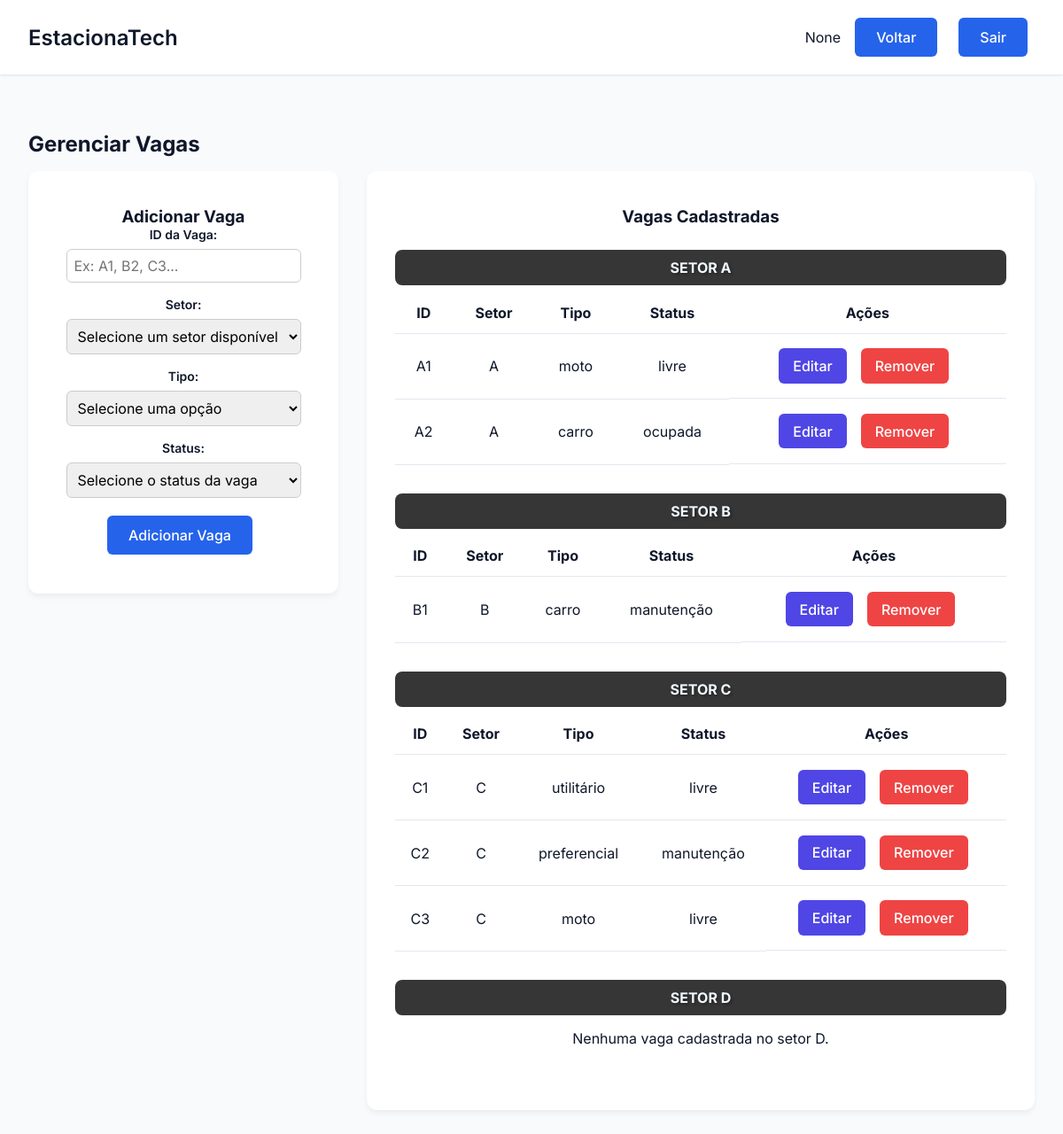
/vaga/config_vagas, run on the app's committed database.
### tables this page shows
CREATE TABLE Setor (
        id_setor TEXT PRIMARY KEY,
        n_vagas INTEGER NOT NULL
    );

CREATE TABLE "Vaga" (
        id_vaga TEXT PRIMARY KEY,
        setor TEXT NOT NULL,
        tipo TEXT NOT NULL CHECK (tipo IN ('carro', 'moto', 'utilitário', 'preferencial')),
        status TEXT NOT NULL CHECK (status IN ('livre', 'ocupada', 'reservada', 'manutenção')),
        FOREIGN KEY (setor) REFERENCES Setor(id_setor)
    );

### EstacionaTech/routes/vaga_routes.py (the view)
@vaga_bp.route('/config_vagas')
def config_vagas():
    vagas = VagaController.listar_vagas()
    setores = SetorController.listar_setores()
    print(setores)
    return render_template('config_vagas.html', vagas=vagas, setores=setores)

### EstacionaTech/controllers/setor_controller.py (called while the page is built)
    @staticmethod
    def listar_setores():
        setores = Setor.listar_todos()
        return setores

### EstacionaTech/controllers/vaga_controller.py (called while the page is built)
    @staticmethod
    def listar_vagas():
        vagas= Vaga.listar_todas()
        return vagas

### EstacionaTech/database/database.py (called while the page is built)
def conectar():
    diretorio_db = "EstacionaTech/database"
    if not os.path.exists(diretorio_db):
        os.makedirs(diretorio_db)  # Criar diretório caso não exista
    return sqlite3.connect(f"{diretorio_db}/estacionatech.db")

### EstacionaTech/models/setor.py (called while the page is built)
    def listar_todos():
        conn = conectar()
        cursor = conn.cursor()
        cursor.execute("SELECT * FROM Setor ORDER BY id_setor ASC")
        setores = cursor.fetchall()
        conn.close()
        return setores

### EstacionaTech/models/vaga.py (called while the page is built)
    def listar_todas():
        conn = conectar()
        cursor = conn.cursor()
        cursor.execute("SELECT * FROM vaga ORDER BY id_vaga ASC")
        vagas = cursor.fetchall()
        conn.close()
        return vagas

### app.py (called while the page is built)
@app.before_request
def make_session_permanent():
    session.permanent = True

### EstacionaTech/templates/config_vagas.html (shortened to what this page needs)
<!DOCTYPE html>
<html lang="pt-BR">
<head>
    <link rel="stylesheet" href="{{ url_for('static', filename='css/estilo.css') }}">
    <link rel="stylesheet" href="{{ url_for('static', filename='css/vagas.css') }}">
</head>
<body>
    <div class="dashboard">
        <header class="dashboard-header">
            <nav class="dashboard-nav container">
                <h1 class="dashboard-title">EstacionaTech</h1>
                <div class="dashboard-user">
                    <span>{{ session.get('nome') }}</span>
                    <a href="{{ url_for('admin.configuracoes_admin') }}" class="btn btn-primary">Voltar</a>
                    <a href="{{ url_for('auth.logout') }}" class="btn btn-primary">Sair</a>
                </div>
            </nav>
        </header>
        <main class="dashboard-content container">
            <h2 class="section-title">Gerenciar Vagas</h2>
            <div class="dashboard-grid">
                <div class="dashboard-card-form">
                    <h3>Adicionar Vaga</h3>
                    <form action="{{ url_for('vaga.adicionar_vaga') }}" method="POST" class="form">
                        <div class="form-group">
                            <label class="form-label" for="id_vaga">ID da Vaga:</label>
                            <input class="form-input" type="text" id="id_vaga" name="id_vaga" required placeholder="Ex: A1, B2, C3...">
                        </div>
                        <div class="form-group">
                            <label class="form-label" for="setor">Setor:</label>
                            <select class="form-input" id="setor" name="setor" required>
                                <option value="" disabled selected>Selecione um setor disponível</option>
                            </select>
                        </div>
                        <div class="form-group">
                            <label class="form-label" for="tipo">Tipo:</label>
                            <select class="form-input" id="tipo" name="tipo" required>
                                <option value="" disabled selected>Selecione uma opção</option>
                            </select>
                        </div>
                        <div class="form-group">
                            <label class="form-label" for="status">Status:</label>
                            <select class="form-input" id="status" name="status" required>
                                <option value="" disabled selected>Selecione o status da vaga</option>
                            </select>
                        </div>
                        <button type="submit" class="btn btn-primary">Adicionar Vaga</button>
                    </form>
                </div>
                <div class="dashboard-card">
                    <h3 class="section-title">Vagas Cadastradas</h3>
                    <div class="setor-container">
                        {% for setor in setores|batch(2, '') %}
                        <div class="setor-row">
                            {% for s in setor %}
                                {% if s %}
                                    <div class="setor-box">
                                        <h4 class="setor-section-title">SETOR {{ s[0] }}</h4>
                                        {% set setor_vagas = vagas|selectattr('1', 'equalto', s[0])|list %}
                                        {% if setor_vagas %}
                                        <div class="table-container">
                                            <table class="table">
                                                <thead>
                                                    <tr>
                                                        <th>ID</th>
                                                        <th>Setor</th>
                                                        <th>Tipo</th>
                                                        <th>Status</th>
                                                        <th>Ações</th>
                                                    </tr>
                                                </thead>
                                                <tbody>
                                                    {% for vaga in setor_vagas %}
                                                    <tr>
                                                        <td>{{ vaga[0] }}</td>
                                                        <td>{{ vaga[1] }}</td>
                                                        <td>{{ vaga[2] }}</td>
                                                        <td>{{ vaga[3] }}</td>
                                                        <td class="actions">
                                                            <button class="btn btn-secondary" onclick="openEditModal('{{ vaga[0] }}', '{{ vaga[1] }}', '{{ vaga[2] }}', '{{ vaga[3] }}')">Editar</button>
                                                            <form action="{{ url_for('vaga.remover_vaga') }}" method="POST" class="inline-form">
                                                                <button type="submit" class="btn btn-danger" onclick="return confirm('Tem certeza que deseja remover a vaga {{ vaga[0] }}?')">Remover</button>
                                                            </form>
                                                        </td>
                                                    </tr>
                                                    {% endfor %}
                                                </tbody>
                                            </table>
                                        </div>
                                        {% else %}
                                            <p class="no-data">Nenhuma vaga cadastrada no setor {{ s[0] }}.</p>
                                        {% endif %}
                                    </div>
                                {% endif %}
                            {% endfor %}
                        </div>
                        {% endfor %}
                    </div>
                </div>
            </div>
        </main>
    </div>
</body>
</html>

### EstacionaTech/static/css/estilo.css (style rules this page uses)
* { margin: 0; padding: 0; box-sizing: border-box; font-family: 'Inter', sans-serif; }
:root { --primary: #2563eb; --primary-dark: #1d4ed8; --secondary: #64748b; --danger: #ef4444; --success: #22c55e; --background: #f8fafc; --surface: #ffffff; --text: #0f172a; --text-light: #64748b; --primary-light: #93c5fd; --secondary: #4f46e5; --accent: #10b981; --card-bg: #ffffff; }
body { background-color: var(--background); color: var(--text); min-height: 100vh; }
.container { max-width: 1200px; margin: 0 auto; padding: 0 1rem; }
.form-group { margin-bottom: 1.5rem; }
.form-label { display: block; font-size: 0.875rem; font-weight: 500; margin-bottom: 0.5rem; color: var(--text); }
.form-input { width: 100%; padding: 0.75rem 1rem; border: 1px solid #e2e8f0; border-radius: 6px; font-size: 1rem; transition: all 0.2s; }
.btn { display: inline-flex; align-items: center; justify-content: center; padding: 0.75rem 1.5rem; margin-right: 0.5rem; margin-top: 0.25rem; margin-bottom: 0.25rem; background-color: var(--primary); color: white;; font-size: 1rem; font-weight: 500; border-radius: 6px; cursor: pointer; transition: all 0.2s; border: none; text-decoration: none; }
.btn-primary { background-color: var(--primary); color: white; }
.dashboard { min-height: 100vh; display: grid; grid-template-rows: auto 1fr; }
.dashboard-header { background: var(--surface); padding: 1rem; box-shadow: 0 1px 3px 0 rgb(0 0 0 / 0.1); margin-bottom: 2rem;; }
.dashboard-nav { display: flex; justify-content: space-between; align-items: center; }
.dashboard-title { font-size: 1.5rem; font-weight: 600; }
.dashboard-user { display: flex; align-items: center; gap: 1rem; }
.dashboard-content { padding: 2rem; }
.dashboard-content h2 { margin-bottom: 1rem; }
.dashboard-grid { display: grid; grid-template-columns: repeat(3, 1fr); gap: 2rem; margin-top: 1rem; min-height: 60vh; align-content: center; }
.dashboard-card { background-color: var(--card-bg); padding: 2.5rem 2rem; border-radius: 12px; box-shadow: 0 4px 6px rgba(0, 0, 0, 0.05); display: flex; flex-direction: column; align-items: center; text-align: center; transition: all 0.3s ease; border: none; height: 100%; justify-content: space-between; }
.dashboard-card h3 { margin-bottom: 10px; }
.dashboard-card p { margin-bottom: 15px; }
.btn-secondary { background-color: var(--secondary); color: white; }

### EstacionaTech/static/css/vagas.css (style rules this page uses)
.section-title { margin-bottom: 2rem; }
.dashboard-grid { display: grid; grid-template-columns: 350px 1fr; gap: 2rem; align-items: start; }
.dashboard-card-form { background-color: var(--card-bg); padding: 2.5rem 2rem; border-radius: 12px; box-shadow: 0 4px 6px rgba(0, 0, 0, 0.05); display: flex; flex-direction: column; align-items: center; text-align: center; transition: all 0.3s ease; border: none; height: auto; justify-content: space-between; }
.setor-section-title { background-color: #363636; color: #F0F8FF; padding: 10px 20px; margin-top: 1rem; text-shadow: 2px 2px 3px rgba(0, 0, 0, 0.3); border-radius: 8px; }
.form-group { margin-bottom: 1rem; }
.form-group label { display: block; margin-bottom: 0.5rem; font-weight: 600; }
.form-group input, .form-group select { width: 100%; padding: 0.5rem; border-radius: 6px; border: 1px solid #ccc; }
.table-container { overflow-x: auto; }
.table { width: 100%; border-collapse: collapse; margin-top: 0.5rem; }
.table th, .table td { padding: 0.8rem; text-align: center; border-bottom: 1px solid #e2e8f0; }
.table th { text-align: center; }
.actions { display: flex; gap: 0.5rem; justify-content: center; }
.no-data { padding: 1rem; text-align: center; background-color: var(--surface); border-radius: 8px; }
.setor-container { display: flex; flex-direction: column; gap: 1rem; }
.setor-row { display: flex; gap: 1rem; flex-wrap: wrap; }
.setor-box { min-width: 300px; width: 100%; }
.btn-secondary { background-color: var(--secondary); color: white; border: none; padding: 0.6rem 1rem; border-radius: 6px; cursor: pointer; transition: background-color 0.2s; }
.btn-danger { background-color: var(--danger); color: white; border: none; padding: 0.6rem 1rem; border-radius: 6px; cursor: pointer; transition: background-color 0.2s; }

### data on the page
Setor: id_setor "A"
Vaga: id_vaga "A1", setor "A", tipo "moto", status "livre"
Vaga: id_vaga "A2", setor "A", tipo "carro", status "ocupada"
Setor: id_setor "B"
Vaga: id_vaga "B1", setor "B", tipo "carro", status "manutenção"
Setor: id_setor "C"
Vaga: id_vaga "C1", setor "C", tipo "utilitário", status "livre"
Vaga: id_vaga "C2", setor "C", tipo "preferencial", status "manutenção"
Vaga: id_vaga "C3", setor "C", tipo "moto", status "livre"
Setor: id_setor "D"

### other printed values
{{ session.get('nome') }} "None"
